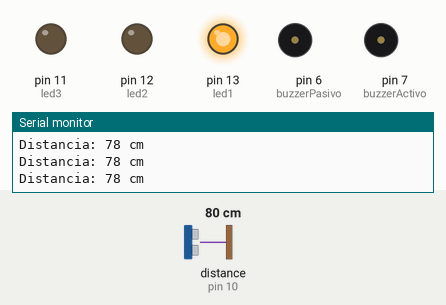
Bench run of a sketch on a simulated Arduino Uno, built with avr-gcc and run on an emulated ATmega328P. On the bench: output pins drawn as LEDs (lit = HIGH), buzzer (waves = sounding, pin HIGH), the last lines printed to the serial monitor. Wiring (inferred from the names in the program): ultrasonic range finder: trigger pin 9; echo pin 10. Inputs (shaded band) come from the test bench; at power-on: distance to the obstacle (sensor on pin 10) 80 cm. The echo pulse lasts 58.3 µs per cm; pins used as bus, display or sensor lines are not drawn.

Above: at 1.6 s.
1.7 s: distance to the obstacle (sensor on pin 10) set to 53 cm
3.8 s: distance to the obstacle (sensor on pin 10) set to 45 cm
At 5.7 s:
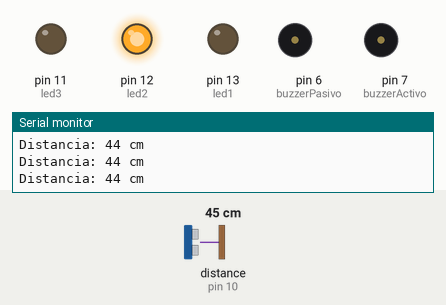
6.0 s: distance to the obstacle (sensor on pin 10) set to 24 cm
7.7 s: distance to the obstacle (sensor on pin 10) set to 19 cm
At 9.5 s:
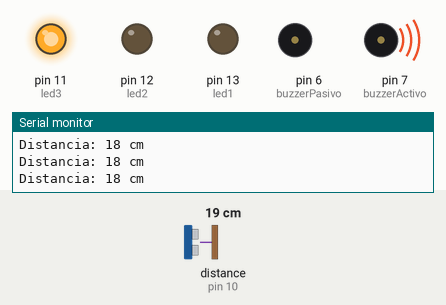
9.9 s: distance to the obstacle (sensor on pin 10) set to 35 cm
At 11.6 s:
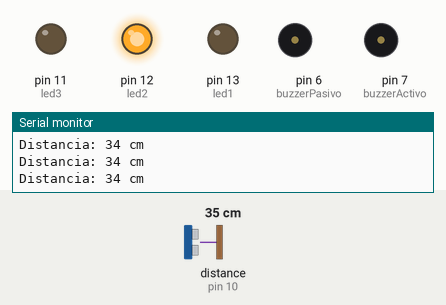
11.9 s: distance to the obstacle (sensor on pin 10) set to 2 cm
At 13.0 s:
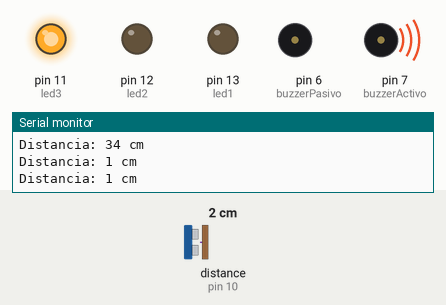
Timing chart, 0 to 14.9 s (numbered marks = the images above; inputs shaded):
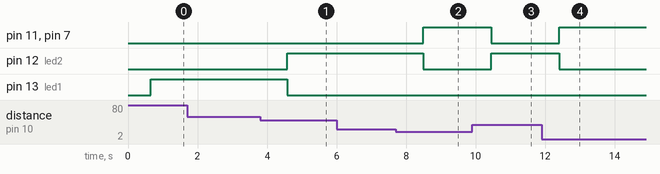

Measured:
- the behaviour switches between 51 and 50 cm on distance to the obstacle (sensor on pin 10) (found by bisection; images 0 and 1)
- the behaviour switches between 22 and 21 cm on distance to the obstacle (sensor on pin 10) (found by bisection; images 1 and 2)
- after the input at 3.8 s, pin 12 (led2): LOW → HIGH after 0.78 s; pin 13 (led1): HIGH → LOW after 0.78 s
- after the input at 7.7 s, pin 11 (led3), pin 7 (buzzerActivo): LOW → HIGH after 0.80 s; pin 12 (led2): HIGH → LOW after 0.80 s
- after the input at 9.9 s, pin 11 (led3), pin 7 (buzzerActivo): HIGH → LOW after 0.55 s; pin 12 (led2): LOW → HIGH after 0.55 s
- after the input at 11.9 s, pin 11 (led3), pin 7 (buzzerActivo): LOW → HIGH after 0.51 s; pin 12 (led2): HIGH → LOW after 0.51 s

The sketch:

Sesnor_distancia_leds.ino
```cpp
// (licence header left out)
#define led1 13
#define led2 12  // LEDS
#define led3 11

#define buzzerActivo  7
#define buzzerPasivo  6   //BUZZER

#define trig 9
#define echo 10  // SENSOR


void setup() {

  Serial.begin(9600);

  pinMode(13, OUTPUT);
  pinMode(12, OUTPUT);
  pinMode(11, OUTPUT);


  pinMode(buzzerActivo, OUTPUT);
  pinMode(buzzerPasivo, OUTPUT);

  pinMode(trig, OUTPUT);
  pinMode(echo, INPUT);

}

void loop() {

  long duration = 0;
  long distance = 0;

// inicio en apagado
  digitalWrite(trig, LOW);
  delay(150);

  // Mandamos un pulso de 10 microsegundos
  digitalWrite(trig, HIGH);
  delayMicroseconds(10);
  digitalWrite(trig, LOW);

  duration = pulseIn(echo, HIGH, 30000);
  distance = (duration * 0.034 )/ 2;

  Serial.print("Distancia: ");
  Serial.print(distance);
  Serial.println(" cm");

  delay(500);


  if(distance >= 50)
  {
    digitalWrite(led1,HIGH);
    digitalWrite(led2,LOW);
    digitalWrite(buzzerActivo,LOW);
  }else{
    digitalWrite(led1,LOW);
    digitalWrite(led2,HIGH);
    digitalWrite(buzzerActivo,HIGH);
  }if(distance <= 20)
  {
   digitalWrite(led3,HIGH);
   digitalWrite(led1,LOW);
   digitalWrite(led2,LOW);
   digitalWrite(buzzerActivo,HIGH);
  }else{
    digitalWrite(led3,LOW);
    digitalWrite(buzzerActivo,LOW);
  }


}
```
